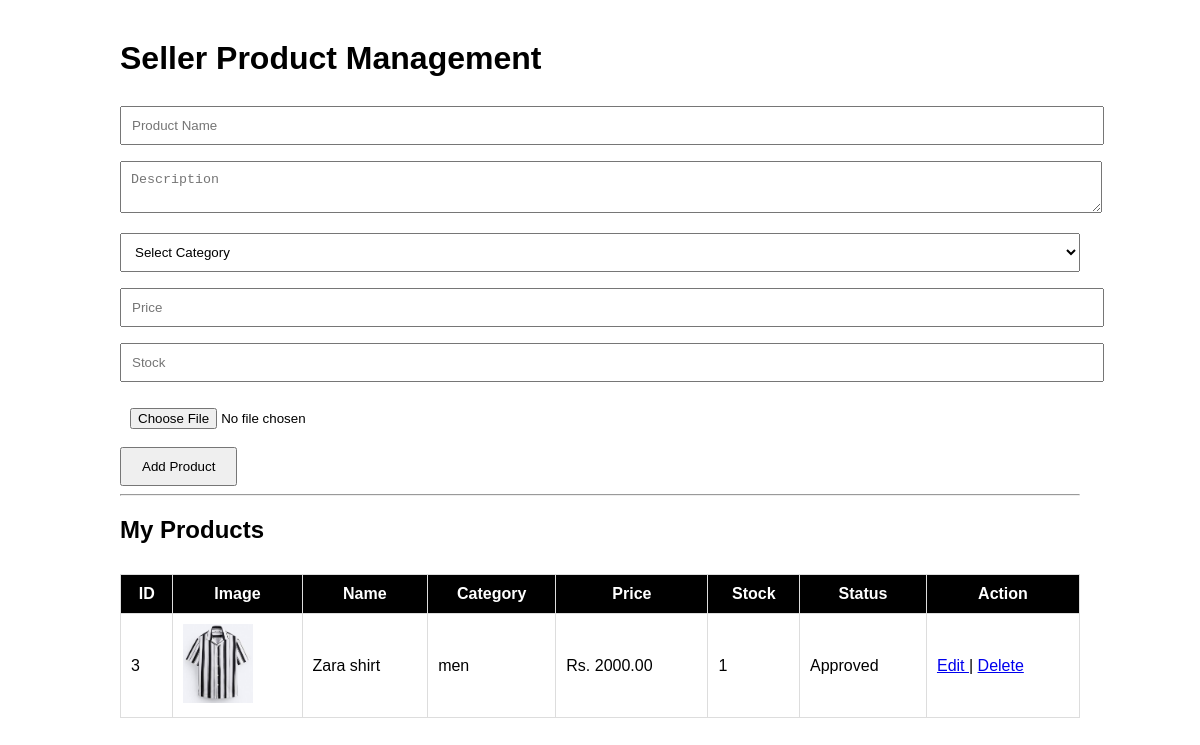
Screenshot of /frontend/pages/seller-products.php (signed in) with the database file from the repository.
### tables this page shows
CREATE TABLE `products` (
  `product_id` int(11) NOT NULL,
  `seller_id` int(11) NOT NULL,
  `category_id` int(11) NOT NULL,
  `product_name` varchar(150) NOT NULL,
  `description` text DEFAULT NULL,
  `price` decimal(10,2) NOT NULL,
  `stock` int(11) DEFAULT 0,
  `image` varchar(255) DEFAULT NULL,
  `status` enum('Pending','Approved','Rejected') DEFAULT 'Pending',
  `rejection_reason` text DEFAULT NULL,
  `approved_by` int(11) DEFAULT NULL,
  `approved_at` timestamp NULL DEFAULT NULL,
  `created_at` timestamp NOT NULL DEFAULT current_timestamp()
);

CREATE TABLE `categories` (
  `category_id` int(11) NOT NULL,
  `category_name` varchar(100) NOT NULL,
  `description` text DEFAULT NULL
);

### backend/models/Product.php (called while the page is built, shortened)
<?php
require_once __DIR__ . '/../config/database.php';
class Product
{
    private $conn;
    public function __construct()
    {
        $database = new Database();
        $this->conn = $database->connect();
    }
    public function getSellerProducts($seller_id)
    {
        $query = "SELECT
                    p.*,
                    c.category_name
                  FROM products p
                  JOIN categories c
                    ON p.category_id = c.category_id
                  WHERE p.seller_id=:seller_id
                  ORDER BY p.created_at DESC";
        $stmt = $this->conn->prepare($query);
        $stmt->execute([
            ':seller_id' => $seller_id
        ]);
        return $stmt->fetchAll(PDO::FETCH_ASSOC);
    }
}
?>

### backend/config/database.php (called while the page is built, shortened)
<?php
class Database
{
    private $host = "localhost";
    private $db_name = "fashionhub";
    private $username = "root";
    private $password = "";
    public function connect()
    {
        $this->conn = null;
        try
        {
            $this->conn = new PDO(
                "mysql:host={$this->host};dbname={$this->db_name};charset=utf8",
                $this->username,
                $this->password
            );
            $this->conn->setAttribute(
                PDO::ATTR_ERRMODE,
                PDO::ERRMODE_EXCEPTION
            );
        }
        catch(PDOException $e)
        {
            die("Database Connection Failed : " . $e->getMessage());
        }
        return $this->conn;
    }
}
?>

### backend/controllers/ProductController.php (called while the page is built, shortened)
<?php
require_once __DIR__ . '/../models/Product.php';
class ProductController
{
    private $product;
    public function __construct()
    {
        $this->product = new Product();
    }
    public function getSellerProducts()
    {
        return $this->product->getSellerProducts($_SESSION['user_id']);
    }
}
?>

### frontend/pages/seller-products.php (the view, shortened to what this page needs)
<?php
require_once "../../backend/controllers/ProductController.php";
$productController = new ProductController();
$products = $productController->getSellerProducts();
?>
<!DOCTYPE html>
<html lang="en">
<head>
</head>
<body>
<h1>Seller Product Management</h1>
<form
action="../../backend/api/products.php?action=create"
method="POST"
enctype="multipart/form-data">
<input
type="text"
name="product_name"
placeholder="Product Name"
required>
<textarea
name="description"
placeholder="Description"></textarea>
<select
name="category_id"
required>
<option value="">Select Category</option>
</select>
<input
type="number"
name="price"
placeholder="Price"
required>
<input
type="number"
name="stock"
placeholder="Stock"
required>
<input
type="file"
name="image"
required>
<button type="submit">
Add Product
</button>
</form>
<hr>
<h2>My Products</h2>
<table>
<tr>
<th>ID</th>
<th>Image</th>
<th>Name</th>
<th>Category</th>
<th>Price</th>
<th>Stock</th>
<th>Status</th>
<th>Action</th>
</tr>
<?php foreach($products as $product): ?>
<tr>
<td><?= $product['product_id']; ?></td>
<td>
<?php if($product['image']) : ?>
<img
src="../../uploads/products/<?= htmlspecialchars($product['image']); ?>">
<?php endif; ?>
</td>
<td><?= htmlspecialchars($product['product_name']); ?></td>
<td><?= htmlspecialchars($product['category_name']); ?></td>
<td>Rs. <?= $product['price']; ?></td>
<td><?= $product['stock']; ?></td>
<td><?= $product['status']; ?></td>
<td>
<a
href="edit-product.php?id=<?= $product['product_id']; ?>">
Edit
</a>
|
<a
href="../../backend/api/products.php?action=delete&id=<?= $product['product_id']; ?>"
onclick="return confirm('Delete Product?')">
Delete
</a>
</td>
</tr>
<?php endforeach; ?>
</table>
</body>
</html>

### frontend/pages/seller-products.php (style rules this page uses)
body { font-family: Arial; width:80%; margin:40px auto; }
table { width:100%; border-collapse:collapse; margin-top:30px; }
th,td { border:1px solid #ddd; padding:10px; }
th { background:#000; color:#fff; }
input,textarea,select { width:100%; padding:10px; margin:8px 0; }
button { padding:10px 20px; cursor:pointer; }
img { width:70px; }

### rows the page displays
products: product_id "3", image (picture), product_name "Zara shirt", category.category_name "men", price "2000.00", stock "1", status "Approved"
